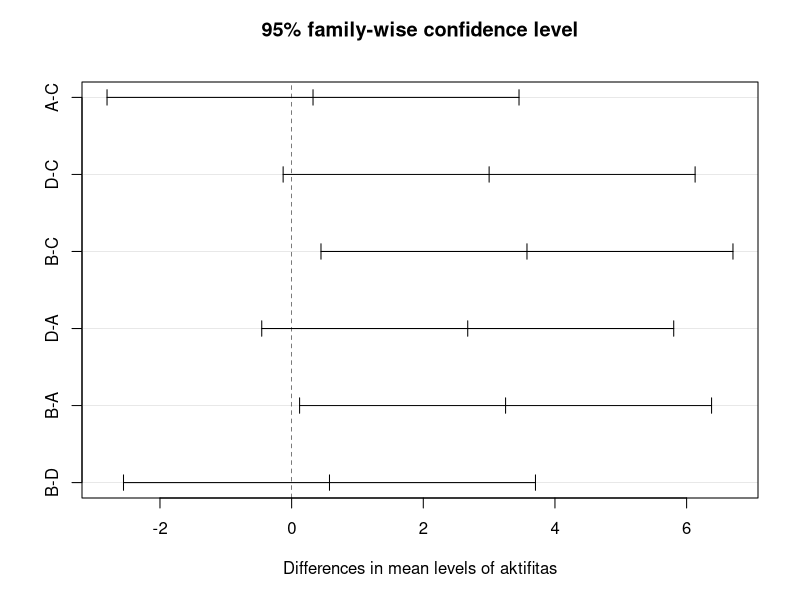

This figure's R source:
#Rancangan Bujur Sangkar Latin
#uji tukey
aktifitas=c("A","D","B","C","C","A","D","B","B","C","A","D","D","B","C","A")
nilai=c(1.8,8.2,6.8,1.6,1.3,2.4,7.2,5.8,4.5,2.4,3.2,3.4,1.2,5.2,2.7,1.9)
waktu=c(rep(c("Pagi","Siang","Malam","TengahMalam"),4))
umur=c(rep('1',4),rep('2',4),rep('3',4),rep('4',4))
bobot_Kosmar=data.frame(aktifitas,nilai,waktu,umur)
bobot_Kosmar

hasil=aov(nilai~aktifitas+waktu+umur,data=bobot_Kosmar)
summary(hasil)

TukeyHSD(hasil,'aktifitas',ordered = TRUE)
plot(TukeyHSD(hasil,'aktifitas',ordered = TRUE))
sum(nilai)
mean(nilai)
hasil$residuals

#TABEL TUKEY R
qtukey(0.95,4,6)
